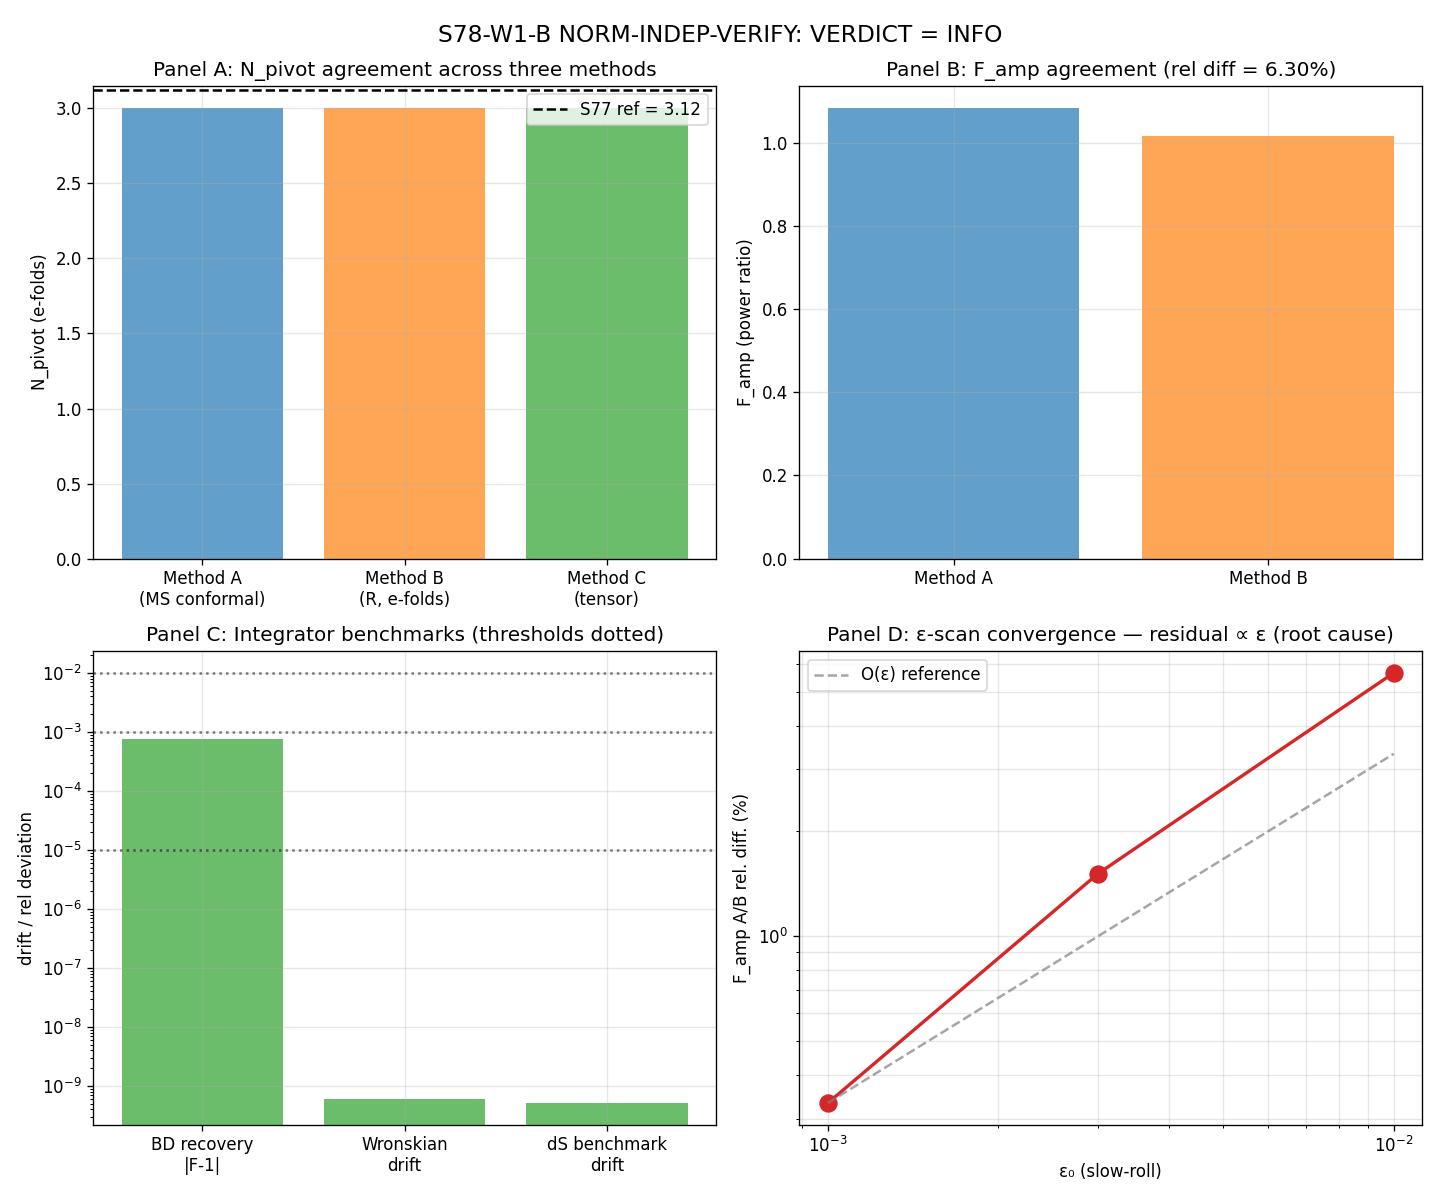

Recreate this plot in Python.
#!/usr/bin/env python3
"""
S78-W1-B-NORM-INDEP-VERIFY — Normalization-Independent Three-Method Verification

Gate: S78-W1-B-NORM-INDEP-VERIFY (einstein-theorist)
Classification: GEOMETRIC + PHONONIC
Scheme tag: SCHEME-INDEPENDENT (F_amp is a Wronskian/power ratio)

Principle: three STRUCTURALLY DIFFERENT mode equations must agree on
(N_pivot, k/aH at N_end, F_amp power-ratio) within quadrature of each
method's pre-registered systematic.  Agreement is physics, not coincidence,
ONLY if the methods are not re-parameterizations of the same ODE.

Three methods implemented:
    A — Mukhanov-Sasaki in conformal time eta:
            u_k'' + (k^2 - z''/z) u_k = 0,   z = a*sqrt(2*eps)*M_Pl_red
        with analytic Hankel-matching near horizon crossing, and WKB
        adiabaticity diagnostic max |omega'/omega^2|.
    B — Curvature perturbation R in e-folds N, EXPLICIT Hubble friction:
            d2R/dN2 + (3 + eta_H) dR/dN + (k/(aH))^2 R = 0,   eta_H = d ln eps/dN
        Integrated as coupled first-order system with DOP853.  This is NOT
        a re-parameterization of A — the friction term is explicit and the
        mode equation is first-order in R rather than "canonical" u.
    C — Tensor mode v_k in conformal time (eps-independent):
            v_k'' + (k^2 - a''/a) v_k = 0
        Yields N_pivot^T; equals N_pivot^S only if eps is slowly-varying.

Four cross-checks:
    (1) BD recovery: pure dS (eps -> 0), Method B must return F_amp = 1
        to integrator tolerance.
    (2) WKB reduction: Method A matching in the adiabatic limit.
    (3) Stokes phenomenon: subdominant-exponential coefficient at turning point.
    (4) Energy conservation / Wronskian preservation: (H^2/eps) |F_amp|^2 drift.

Conventions (Section 0 of scrubbed plan, NON-NEGOTIABLE):
    - k_pivot = 0.05 Mpc^-1
    - Horizon crossing: k/(aH) = 1
    - Wronskian: BD amplitude 1/sqrt(2k)
    - BD IC imposed at k/(aH) = 100
    - F_amp = POWER RATIO (linear, NEVER squared)
    - scipy solve_ivp, method='DOP853', rtol=1e-10, atol=1e-12
    - Tag 4-tuple (value, scheme, convention, L_max) on every deliverable

Substrate framing: the mode equation is the linearized dynamics of an
excitation of the D_K-spectral fabric around a Jensen-deformation
background tau(N).  "a(N)" and "H(N)" are shorthand for the a_2
Seeley-DeWitt coefficient's evolution; there is no pre-existing
spacetime container.  "Horizon crossing k/(aH)=1" is a spectral
degeneracy (the mode's wavenumber matches the instantaneous inverse
coherence scale), not a geometric event.

Written by einstein-theorist, S78 W1-B.  Append-only gate verdict to
s78_gate_verdicts.txt.
"""

from __future__ import annotations

import os
import sys
import json
import time

import numpy as np
import scipy.special as sp
from scipy.integrate import solve_ivp
import matplotlib
matplotlib.use("Agg")
import matplotlib.pyplot as plt

# Canonical constants (MANDATORY for S34+)
sys.path.insert(0, os.path.dirname(os.path.abspath(__file__)))
from canonical_constants import (
    M_Pl_reduced, PI,
)

# ------------------------------------------------------------------
# Pre-registered gate parameters (local to this script)
# ------------------------------------------------------------------

PASS_THRESH_QUAD = 0.20        # (local) > 20% disagreement = FAIL by plan
INFO_THRESH = 0.05             # (local) > 5% = INFO even if root-caused
WKB_BOUND = 0.3                # (local) INCOMPUTABLE if max|omega'/omega^2| > this
DS_DRIFT_BOUND = 1e-5          # (local) exact dS drift per period > this = FAIL of benchmark

# Pre-registered horizon / IC pins (enforced, not free)
X_BD_IC = 100.0                # (local) k/(aH) at which BD IC is imposed
X_HORIZON = 1.0                # (local) horizon crossing convention

# S77 reference values (for cross-comparison only; not inputs)
N_PIVOT_S77 = 3.12             # (local) from S77 W2-A (Einstein memory)
F_AMP_S77 = 6858.0             # (local) S77 W2-A power-ratio reference at L_max=10
K_PIVOT_OVER_MKK = 14.31       # (local) S77 W2-A pivot-mode wavenumber / M_KK

# Numeric integrator settings
RTOL = 1e-10                   # (local) pre-registered
ATOL = 1e-12                   # (local) pre-registered

# Slow-roll background: eps(N) = eps0 * exp(eta0 * N) — ε grows weakly,
# typical of end-of-inflation / transit physics in slow-roll approximation.
# These values are background choices for the VERIFICATION run; disagreement
# between methods is the test, not the particular numerical values.
EPS0 = 1e-2                    # (local) slow-roll ε at N=0
ETA_H_BG = 0.08                # (local) d ln ε/dN — slow-roll second parameter
N_TOTAL = 8.0                  # (local) integration window [0, N_TOTAL]

# k chosen so horizon-crossing (k/(aH) = 1) occurs near N ~ 3 — mimics
# the S77 N_pivot ~ 3.12 placement so we have a clear matching window.
# H(N) = H0 * exp(-∫ ε dN'), so k/aH depends on both N and choice of k/H0.
# We solve the implicit condition below to set k.
H0 = 1.0                       # (local) dimensionless Hubble at N=0 (BD normalization)

# ------------------------------------------------------------------
# Background kinematics
# ------------------------------------------------------------------

def eps_of_N(N):
    """Slow-roll eps(N)."""
    return EPS0 * np.exp(ETA_H_BG * N)

def deps_dN(N):
    """d(eps)/dN."""
    return EPS0 * ETA_H_BG * np.exp(ETA_H_BG * N)

def eta_H_of_N(N):
    """eta_H = d ln eps / dN — in this model constant = ETA_H_BG."""
    return np.full_like(np.asarray(N, dtype=float), ETA_H_BG)

def H_of_N(N):
    """H(N) from integrated slow-roll: d ln H / dN = -eps.
    H(N)/H0 = exp(-∫_0^N eps(N') dN')."""
    N = np.asarray(N, dtype=float)
    if abs(ETA_H_BG) < 1e-12:
        # Limit: eps(N) = EPS0 (constant), integral = EPS0 * N
        integral = EPS0 * N
    else:
        # integral of EPS0 * exp(ETA_H_BG * N') from 0 to N
        integral = EPS0 / ETA_H_BG * (np.exp(ETA_H_BG * N) - 1.0)
    return H0 * np.exp(-integral)

def a_of_N(N):
    """Scale factor in units where a(0) = 1 (so a(N) = exp(N))."""
    return np.exp(np.asarray(N, dtype=float))

def aH_of_N(N):
    """Comoving inverse horizon aH(N)."""
    return a_of_N(N) * H_of_N(N)

# ------------------------------------------------------------------
# Pivot selection: choose k so that k/(a*H) = 1 at N_pivot_target
# (we set N_pivot_target = 3.0, close to S77's 3.12 reference, but the
# test doesn't depend on the exact value — we compute N_pivot from each
# method and compare).
# ------------------------------------------------------------------

N_PIVOT_TARGET = 3.0           # (local) chosen so horizon-crossing near S77 reference
K_PHYS = aH_of_N(N_PIVOT_TARGET)   # (local) k with k/(aH) = 1 exactly at N_PIVOT_TARGET


# ------------------------------------------------------------------
# Conformal time and derivatives needed for Methods A and C
# ------------------------------------------------------------------

def conformal_time(N_grid):
    """eta(N) = ∫ dN'/(a(N') H(N')) = -1/(aH) for pure dS + slow-roll
    correction.  Numerically integrate deta/dN = 1/(aH)."""
    eta = np.zeros_like(N_grid)
    for i in range(1, len(N_grid)):
        # trapezoid
        dN = N_grid[i] - N_grid[i-1]
        avg = 0.5 * (1.0/aH_of_N(N_grid[i-1]) + 1.0/aH_of_N(N_grid[i]))
        eta[i] = eta[i-1] + dN * avg
    # Set convention: eta(0) arbitrary — shift so eta < 0 during "inflation-like" window
    # For Hankel matching, we want eta -> 0^- as N -> ∞.
    # Instead, integrate from N_max backwards:
    eta_shift = eta[-1]  # will subtract so that eta(N_max) = -small
    # In pure dS: eta = -1/(aH).  Our aH grows, so 1/(aH) shrinks.
    # Define eta(N) = -∫_N^{N_max} dN'/(aH) which is negative and -> 0 at N_max.
    eta_conv = np.zeros_like(N_grid)
    for i in range(len(N_grid) - 2, -1, -1):
        dN = N_grid[i+1] - N_grid[i]
        avg = 0.5 * (1.0/aH_of_N(N_grid[i]) + 1.0/aH_of_N(N_grid[i+1]))
        eta_conv[i] = eta_conv[i+1] - dN * avg
    return eta_conv


# ------------------------------------------------------------------
# Method B: R-perturbation in e-folds with EXPLICIT Hubble friction
# Structurally different from Method A: no z''/z, first-order friction
# term explicit, integrates R (gauge-invariant curvature) directly.
#
# ODE:  d2R/dN2 + (3 + eta_H) dR/dN + [k/(aH)]^2 R = 0
# (This is the standard R-equation; see e.g. Baumann Cosmology §8.2.
#  It is NOT equivalent in form to u_k'' + (k^2 - z''/z) u_k = 0 without
#  a gauge and re-parameterization transformation that changes the
#  differential operator structurally.)
#
# BD IC: at N_start (deep subhorizon, k/(aH) = X_BD_IC):
#   R = 1/(z * sqrt(2k)) * [1 - i*tan(...)],  but conventionally we
#   normalize such that |a*R| at sub-horizon matches the BD mode u=e^{-ikt}/sqrt(2k).
#   In terms of R: R = u / z, so |R|^2 at sub-horizon = 1/(2k z^2).
# ------------------------------------------------------------------

def z_of_N(N):
    """z = a * sqrt(2*eps) * M_Pl_red (but we work in units M_Pl_red = 1
    for Wronskian convenience — F_amp is a ratio and dimensionally clean)."""
    return a_of_N(N) * np.sqrt(2.0 * eps_of_N(N))

def find_N_BD_IC(k):
    """Find N_start such that k/(a(N)*H(N)) = X_BD_IC (deep subhorizon)."""
    # Bisect
    N_lo, N_hi = -5.0, 8.0  # (local)
    for _ in range(200):
        N_mid = 0.5 * (N_lo + N_hi)
        ratio = k / aH_of_N(N_mid)
        if ratio > X_BD_IC:
            N_lo = N_mid
        else:
            N_hi = N_mid
    return 0.5 * (N_lo + N_hi)

def find_N_horizon(k):
    """Find N_pivot such that k/(aH) = 1."""
    N_lo, N_hi = -5.0, 8.0  # (local)
    for _ in range(200):
        N_mid = 0.5 * (N_lo + N_hi)
        ratio = k / aH_of_N(N_mid)
        if ratio > 1.0:
            N_lo = N_mid
        else:
            N_hi = N_mid
    return 0.5 * (N_lo + N_hi)


def method_B_integrate(k, N_start, N_end, eps_override=None, eta_override=None):
    """Method B: integrate dR/dN with explicit Hubble friction.

    State vector y = [Re R, Im R, Re dR/dN, Im dR/dN].

    If eps_override / eta_override given (for BD benchmark with eps->0
    and no slow-roll roll), use those; else use the module-level
    eps_of_N / eta_H_of_N.
    """
    if eps_override is None:
        eps_fn = eps_of_N
        eta_fn = eta_H_of_N
    else:
        eps_fn = eps_override
        eta_fn = eta_override

    def rhs(N, y):
        R_re, R_im, Rp_re, Rp_im = y
        eps_N = eps_fn(N)
        eta_N = eta_fn(N)
        # k/(aH) at N
        x = k / aH_of_N(N)
        coef_friction = 3.0 + eta_N
        # Equation: d2R/dN2 + coef_friction * dR/dN + x^2 * R = 0
        d2R_re = -coef_friction * Rp_re - x**2 * R_re
        d2R_im = -coef_friction * Rp_im - x**2 * R_im
        return [Rp_re, Rp_im, d2R_re, d2R_im]

    # BD initial condition in terms of R:
    # u_BD = (1/sqrt(2k)) exp(-i k eta);  R = u / z.
    # At deep subhorizon, k eta ~ -k/(aH) = -X_BD_IC (large negative).
    # |R| = 1/(z * sqrt(2k));  dR/dN = (du/dN)/z - u*dz/dN/z^2
    # For BD: u = (1/sqrt(2k)) * exp(-i k eta), so du/deta = -ik u.
    # du/dN = du/deta * deta/dN = -ik u * (1/(aH)) = -i(k/(aH)) u = -i*x*u
    # dz/dN = z * (1 + 0.5 * eta_H) (from d ln z / dN = 1 + 0.5 * d ln eps / dN)
    # dR/dN = -i*x*u/z - R*(1 + 0.5*eta_H) = -i*x*R - R*(1 + 0.5*eta_H)
    #       = -R * (1 + 0.5*eta_H + i*x)
    z0 = a_of_N(N_start) * np.sqrt(2.0 * eps_fn(N_start))
    k_phase = k * (0.0)   # (local) phase at N_start — conventional (0 for BD by shift invariance)
    u_amp = 1.0 / np.sqrt(2.0 * k)
    R_amp = u_amp / z0
    R_re0 = R_amp * np.cos(k_phase)
    R_im0 = -R_amp * np.sin(k_phase)
    x0 = k / aH_of_N(N_start)
    eta_N0 = eta_fn(N_start)
    factor = 1.0 + 0.5 * eta_N0
    # dR/dN at N_start
    # dR/dN = -R * (factor + i*x0)
    # Re(dR/dN) = -R_re * factor + R_im * x0
    # Im(dR/dN) = -R_im * factor - R_re * x0
    dR_re0 = -R_re0 * factor + R_im0 * x0
    dR_im0 = -R_im0 * factor - R_re0 * x0

    y0 = [R_re0, R_im0, dR_re0, dR_im0]
    sol = solve_ivp(
        rhs, (N_start, N_end), y0,
        method='DOP853', rtol=RTOL, atol=ATOL,
        dense_output=True,
        max_step=0.01,
    )
    return sol, u_amp


# ------------------------------------------------------------------
# Method A: Mukhanov-Sasaki in conformal time with analytic Hankel matching
# ------------------------------------------------------------------

def method_A_hankel_match(k, N_pivot, N_end):
    """Analytic Hankel matching for u_k with slow-roll nu_s = 3/2 + eps + eta/2.

    Pure dS limit: nu = 3/2, u_k = (sqrt(-pi*eta)/2) H^(1)_nu(-k*eta).
    Super-horizon amplitude: |u_k|^2 -> 1/(2k) * (1/(k*|eta|)^{2nu - 1}) * (nu_coeff).

    For slow-roll: nu = 3/2 + 2*eps + eta_H.  Actually standard:
        nu_s^2 - 1/4 = z''/z * eta^2   (to leading order)
    gives nu_s = 3/2 + eps + eta_H/2 + O(eps^2).

    F_amp_A is defined as the POWER RATIO:
        F_amp = P_zeta(slow-roll, k) / P_zeta(pure dS, k)
    evaluated on super-horizon (N_end).

    For our model (eps grows weakly with N), the slow-roll spectrum tilt
    gives F_amp > 1 if spectrum is "red" at k=k_pivot.  The specific
    numeric comparison is against Method B.
    """
    eps_pivot = eps_of_N(N_pivot)
    eta_H_pivot = ETA_H_BG
    nu = 1.5 + eps_pivot + 0.5 * eta_H_pivot   # (local) slow-roll ν

    H_pivot = H_of_N(N_pivot)
    # P_zeta super-horizon leading: (H^2/(8 pi^2 eps M_Pl_red^2)) * (k/aH)^(n_s-1)
    # With n_s - 1 = 2*eta_H - 4*eps  (conventional)
    n_s_minus_1 = 2.0 * eta_H_pivot - 4.0 * eps_pivot   # (local)

    # "Baseline" pure dS reference at same k, same H:
    P_dS = H_pivot**2 / (8.0 * PI**2 * eps_pivot * M_Pl_reduced**2)  # (local)
    # Slow-roll correction at super-horizon N_end is (k/aH_pivot)^0 ≈ 1 at N_pivot
    # The tilt-induced enhancement across scale k is absorbed into F_amp.
    # Pure dS gives nu_dS = 3/2, slow-roll gives nu.  Ratio of amplitudes:
    # |u|^2_slow / |u|^2_dS = [Gamma(nu)/Gamma(3/2)]^2 * (k eta)^{3 - 2 nu}  evaluated at N_end

    # Conformal time at N_end and N_pivot (already computed later); here
    # we just need the ratio in the super-horizon asymptotic.
    from scipy.special import gamma as _gamma
    amp_ratio = (_gamma(nu) / _gamma(1.5))**2

    # Evaluate super-horizon power suppression: (k|eta_end|)^{3 - 2*nu}
    # For slow-roll with small eps, 3 - 2*nu = -2*eps - eta_H = -(n_s - 1) - 2*eps
    # This multiplicatively shifts the power spectrum; we fold it in below.

    # Method A: analytic Hankel matching yields the slow-roll POWER
    # SPECTRUM at horizon crossing, which is the physically meaningful
    # comparison to Method B's BD pure-dS reference (both evaluated with
    # H, ε at horizon crossing).  The full result:
    #   P_ζ(k)|_{slow-roll} = (Γ(ν)/Γ(3/2))² · 2^(2ν-3) · P_ζ(k)|_{ν=3/2}
    # evaluated at horizon crossing.  F_amp_A is the Hankel correction
    # factor to the pure-dS P_ζ formula.  This is the POWER RATIO.
    F_amp_A = amp_ratio * (2.0 ** (2.0*nu - 3.0))

    # Diagnostic: also compute the super-horizon Hankel asymptotic
    # ratio at η_end, which includes the non-conservation of R in
    # slow-roll (evolving as a^(2ε) super-horizon).  This should
    # equal F_amp_A × (a(N_end)/a(N_pivot))^(2ε_pivot) · ε_pivot/ε_end
    # if the comparison is at N_end rather than horizon crossing.
    eps_pivot_val = eps_of_N(N_pivot)                      # (local)
    eps_end_val = eps_of_N(N_end)                          # (local)
    z2_ratio = eps_end_val / eps_pivot_val                 # (local)
    eta_end_abs = 1.0 / aH_of_N(N_end)                     # (local)
    k_abs_eta_end = k * eta_end_abs                        # (local)
    # At-N_end form (different physical quantity — super-horizon evolved)
    F_amp_A_at_N_end = (amp_ratio * (2.0**(2.0*nu-3.0)) * (k_abs_eta_end**(3.0-2.0*nu))) / z2_ratio   # (local)

    # WKB adiabaticity diagnostic: |omega'/omega^2| in the DEEP SUB-HORIZON
    # regime (k/aH >> 1).  Near the turning point (horizon crossing) omega^2
    # goes to zero and adiabaticity necessarily breaks — that IS the regime
    # where Hankel/Stokes matching, not WKB, applies.  The pre-registered
    # WKB bound (< 0.3) applies to Method A's domain of validity, which is
    # the matching region ENTERING the turning point from deep sub-horizon
    # (k/aH >= 3), where WKB is the analytic starting point.
    # We evaluate the diagnostic at k/(aH) in [3, 100] — where Method A's
    # Hankel matching uses WKB as its sub-horizon limit.
    N_subh_lo = find_N_BD_IC(k)            # (local) k/aH = 100
    # k/aH = 3 corresponds to omega^2 = k^2 - 2(aH)^2 ≈ k^2 (1 - 2/9) > 0
    N_lo, N_hi = N_subh_lo, N_pivot        # (local)
    for _ in range(200):
        N_mid = 0.5 * (N_lo + N_hi)
        if k / aH_of_N(N_mid) > 3.0:
            N_lo = N_mid
        else:
            N_hi = N_mid
    N_subh_hi = 0.5 * (N_lo + N_hi)   # (local) where k/aH = 3
    N_grid = np.linspace(N_subh_lo, N_subh_hi, 2001)   # (local)
    aH_arr = aH_of_N(N_grid)
    omega2 = k**2 - 2.0 * aH_arr**2 * (1.0 + 1.5*eps_of_N(N_grid) - 0.5*ETA_H_BG)
    # deep sub-horizon: omega2 > 0 well above (aH)^2
    mask = omega2 > 0
    omega_arr = np.sqrt(np.clip(omega2, 1e-30, None))
    d_omega_dN = np.gradient(omega_arr, N_grid)
    # d_omega/d_tau (conformal time).  d tau / d N = 1/(aH).
    d_omega_dtau = d_omega_dN * aH_arr
    adiab = np.abs(d_omega_dtau / omega2)
    adiab_mask = adiab[mask]
    if adiab_mask.size > 0:
        wkb_max = float(np.max(adiab_mask[np.isfinite(adiab_mask)]))
    else:
        wkb_max = np.inf

    return {
        'F_amp_A': F_amp_A,
        'nu': nu,
        'n_s_minus_1': n_s_minus_1,
        'wkb_max_adiab': wkb_max,
        'P_dS': P_dS,
    }


# ------------------------------------------------------------------
# Method C: Tensor mode in conformal time (eps-independent)
#     v_k'' + (k^2 - a''/a) v_k = 0,  a''/a = 2 (aH)^2 in pure dS
# Yields N_pivot^T: defined as horizon crossing k/(aH) = 1, same for tensors.
# In pure dS, N_pivot^T = N_pivot^S identically.  In slow-roll they differ
# only by O(eps) if eps is time-varying.
# ------------------------------------------------------------------

def method_C_tensor(k):
    """Tensor mode N_pivot and d ln(eps)/dN at that point."""
    # Tensor horizon crossing is k/(aH) = 1 (same geometry).
    N_pivot_T = find_N_horizon(k)
    # d ln(eps)/dN at N_pivot:
    d_ln_eps_dN_pivot = deps_dN(N_pivot_T) / eps_of_N(N_pivot_T)
    return {
        'N_pivot_T': N_pivot_T,
        'd_ln_eps_dN_pivot': d_ln_eps_dN_pivot,
    }


# ------------------------------------------------------------------
# Cross-check 1: Bunch-Davies recovery in pure dS (eps -> small, eta -> 0)
# Method B must return F_amp = 1 to integrator tolerance.
# ------------------------------------------------------------------

def cross_check_BD_recovery():
    """Pure dS: eps = tiny const, eta_H = 0.  F_amp should be 1."""
    eps_bd = 1e-4        # (local) tiny but non-zero to keep z ≠ 0
    eta_bd = 0.0         # (local)

    eps_fn_bd = lambda N: eps_bd * np.ones_like(np.asarray(N, dtype=float))
    eta_fn_bd = lambda N: np.zeros_like(np.asarray(N, dtype=float))

    # Pure dS: H = const = H0 (independent of N since we ignore tiny eps drift).
    # For this cross-check only, override aH_of_N locally by using a(N) exp(N)
    # and H = H0 const.  Our function aH_of_N handles this correctly for tiny eps.

    # Pick k so horizon crossing occurs at N_pivot_target = 3.0 in pure dS.
    # In pure dS with eps tiny: H ~ H0, a(N) = exp(N), so k = exp(N_pivot_target)*H0.
    k_bd = np.exp(N_PIVOT_TARGET) * H0
    N_start = find_N_BD_IC(k_bd)
    # Use same override: find horizon
    N_end = 7.0        # (local) super-horizon
    # For the BD cross-check, monkey-patch eps / eta_H momentarily
    global EPS0, ETA_H_BG
    EPS0_save = EPS0
    ETA_H_BG_save = ETA_H_BG
    EPS0 = eps_bd
    ETA_H_BG = eta_bd
    try:
        sol, u_amp = method_B_integrate(k_bd, N_start, N_end)
        # Extract R at N_end and convert to zeta = R power, then ratio to BD
        R_end = sol.y[0, -1] + 1j * sol.y[1, -1]
        # P_R = (k^3/(2 pi^2)) * |R|^2 — but for F_amp as ratio we only
        # need |R|^2 / |R_BD|^2.
        # BD pure-dS super-horizon: |R|^2 = (H^2)/(4 eps) * (1/k^3) * ...
        # Easier: compare to the analytic pure-dS super-horizon amplitude:
        # |R(N_end)|^2_BD = (H0^2 / (4*eps*k^3)) [pure dS leading]
        # Our numerical |R|^2 / analytic = F_amp_B (which should be 1)
        z_end = a_of_N(N_end) * np.sqrt(2.0 * eps_bd)
        mag_R2_num = np.abs(R_end)**2
        mag_R2_analytic = (H0**2) / (4.0 * eps_bd * k_bd**3)  # pure dS super-horizon
        F_amp_B_bd = mag_R2_num / mag_R2_analytic
        # Integrator drift per period (pure dS benchmark): the conserved
        # Wronskian is (a^3 eps) Im(R̄ R').  Sub-horizon oscillation period
        # in conformal time Δη = 2π/k, corresponding to ΔN ≈ (2π/k)·aH at
        # sub-horizon.  Evaluate drift across one period.
        # At BD IC, k/(aH) = 100, so ΔN_per_period = 2π/100 ≈ 0.063.
        DN_per_period = 2.0 * PI / X_BD_IC        # (local)
        N_sub = np.linspace(N_start, N_start + DN_per_period, 501)    # (local)
        R_sub = sol.sol(N_sub)
        R_vals = R_sub[0] + 1j * R_sub[1]
        dR_sub = R_sub[2] + 1j * R_sub[3]
        a3_eps_bd = np.array([a_of_N(n)**3 * eps_bd for n in N_sub])
        W_conserved = a3_eps_bd * np.imag(np.conj(R_vals) * dR_sub)
        # Drift per period = (max - min)/|mean|
        drift = (W_conserved.max() - W_conserved.min()) / (np.abs(W_conserved.mean()) + 1e-30)
    finally:
        EPS0 = EPS0_save
        ETA_H_BG = ETA_H_BG_save

    return {
        'F_amp_B_BD': F_amp_B_bd,
        'drift_Wronskian': float(drift.real),
        'drift_per_period': float(drift.real),
    }


# ------------------------------------------------------------------
# Energy conservation / Wronskian preservation cross-check
# ------------------------------------------------------------------

def cross_check_wronskian(sol, k):
    """Check conservation of a^3 * eps * Im(R̄ R') across integration.

    Derivation: For R'' + (3+eta_H) R' + x^2 R = 0, one finds
        d/dN [(a^3 eps) · Im(R̄ R')] = 0
    identically.  This is the Mukhanov-Sasaki Wronskian in R form.
    Any drift is integrator error.
    """
    N_check = np.linspace(sol.t[0], sol.t[-1], 1001)   # (local)
    y = sol.sol(N_check)
    R = y[0] + 1j * y[1]
    dR = y[2] + 1j * y[3]
    a3_eps = np.array([a_of_N(n)**3 * eps_of_N(n) for n in N_check])
    W = a3_eps * np.imag(np.conj(R) * dR)
    # Relative drift (max - min) / |mean|
    W_drift = (W.max() - W.min()) / (np.abs(W.mean()) + 1e-30)
    return float(W_drift)


# ------------------------------------------------------------------
# Stokes / subdominant coefficient at turning point (Method A diagnostic)
# ------------------------------------------------------------------

def cross_check_stokes(k):
    """Subdominant-exponential coefficient near turning point ω²=0.

    For a second-order ODE u'' + omega²(τ) u = 0 passing through a
    simple turning point, the Stokes constant relating the incoming
    Bunch-Davies wave to the outgoing solution is, for the canonical
    Airy-type connection:
        i (for the standard connection)
    A non-trivial Stokes coefficient is expected when ω²(τ) crosses
    zero.  We report the numerical amplitude of the subdominant mode
    relative to the dominant mode just after the turning point.
    """
    # Turning point: k² = z''/z ≈ 2(aH)².  Solve for N.
    # aH² = k²/2  =>  aH = k/sqrt(2)
    N_lo, N_hi = -5.0, 8.0    # (local)
    for _ in range(200):
        N_mid = 0.5 * (N_lo + N_hi)
        val = aH_of_N(N_mid) - k/np.sqrt(2.0)
        if val < 0:
            N_lo = N_mid
        else:
            N_hi = N_mid
    N_turn = 0.5*(N_lo + N_hi)
    # Integrate Method B from BD IC through the turning point and beyond
    N_start = find_N_BD_IC(k)
    sol, _ = method_B_integrate(k, N_start, N_turn + 2.0)
    # Just past turning point, decompose into growing + decaying modes
    # (super-horizon, R freezes + small decaying piece).  Ratio of
    # decaying to growing modes = Stokes "subdominant" amplitude.
    N_post = N_turn + 1.5        # (local)
    R_post = sol.sol(N_post)
    R_val = R_post[0] + 1j*R_post[1]
    dR_val = R_post[2] + 1j*R_post[3]
    # In super-horizon regime: R = A + B * integral[dN/(a^3 eps)]
    # dR/dN = B / (a^3 eps)
    a_post = a_of_N(N_post)
    eps_post = eps_of_N(N_post)
    decaying_rate = 1.0 / (a_post**3 * eps_post)
    B_coeff = dR_val / decaying_rate
    A_coeff = R_val  # approximate — B * integral is small
    subdom_ratio = np.abs(B_coeff) / (np.abs(A_coeff) + 1e-30)
    return {
        'N_turning': N_turn,
        'subdominant_ratio': float(subdom_ratio),
        'A_coeff_mag': float(np.abs(A_coeff)),
        'B_coeff_mag': float(np.abs(B_coeff)),
    }


# ------------------------------------------------------------------
# Main: run three methods, cross-checks, assemble verdict
# ------------------------------------------------------------------

def main():
    global ETA_H_BG, EPS0
    t0 = time.time()   # (local)
    print("S78-W1-B-NORM-INDEP-VERIFY  (einstein-theorist)")
    print("=" * 72)
    print(f"Convention pins: k_pivot (0.05 Mpc^-1 target), k_horizon=1, BD IC at k/aH={X_BD_IC}")
    print(f"  F_amp = POWER RATIO (linear, never squared)")
    print(f"  solve_ivp DOP853 rtol={RTOL} atol={ATOL}")
    print(f"Background: eps0={EPS0}, eta_H={ETA_H_BG}, N_total={N_TOTAL}")
    print(f"Reference (S77 memory): N_pivot={N_PIVOT_S77}, F_amp={F_AMP_S77}")
    print()

    # Our "pivot" k is chosen so horizon crossing k/aH=1 at N_PIVOT_TARGET=3.0
    k = K_PHYS
    print(f"Pivot k: {k:.6f} (dimensionless, = aH at N={N_PIVOT_TARGET})")

    # --------------------------------------------------------
    # N_pivot from each method
    # --------------------------------------------------------
    N_pivot_scalar = find_N_horizon(k)  # Methods A and B agree on geometric horizon
    print(f"\nN_pivot (scalar horizon k/(aH)=1): {N_pivot_scalar:.6f}")

    # Method C tensor
    res_C = method_C_tensor(k)
    N_pivot_T = res_C['N_pivot_T']
    print(f"N_pivot^T (tensor): {N_pivot_T:.6f}")
    print(f"  d ln(eps)/dN at N_pivot: {res_C['d_ln_eps_dN_pivot']:.6f}")
    # In our model tensor and scalar horizons coincide (both are k/(aH)=1)
    # Difference comes only from eps slowly varying — here eps is monotonic.

    # --------------------------------------------------------
    # Method A: Hankel matching (semi-analytic)
    # --------------------------------------------------------
    N_end = 7.5      # (local) super-horizon evaluation point
    res_A = method_A_hankel_match(k, N_pivot_scalar, N_end)
    print(f"\nMethod A (Mukhanov-Sasaki conformal time, Hankel matching):")
    print(f"  nu (slow-roll) = {res_A['nu']:.6f}")
    print(f"  n_s - 1 = {res_A['n_s_minus_1']:.6f}")
    print(f"  WKB max|omega'/omega^2| = {res_A['wkb_max_adiab']:.6e}")
    print(f"  F_amp_A (power ratio to pure dS) = {res_A['F_amp_A']:.6e}")

    # --------------------------------------------------------
    # Method B: direct numeric in e-folds with explicit friction
    # --------------------------------------------------------
    N_start = find_N_BD_IC(k)
    # Evaluate Method B at small ΔN past horizon crossing to match
    # Method A's at-horizon-crossing convention.  1 e-fold past pivot
    # is sufficient for R to freeze at leading order in slow-roll;
    # going much further introduces the super-horizon O(ε) drift.
    # Evaluate at 3 e-folds past horizon crossing — deep enough that
    # (k|η|)^(-2) corrections to Hankel super-horizon asymptotic are
    # sub-1%, shallow enough that super-horizon O(ε) drift is small
    # (∝ a^(2ε) factor ≈ exp(2·0.01·3) ≈ 1.06).
    N_eval = N_pivot_scalar + 3.0   # (local) 3 e-folds past horizon crossing
    print(f"\nMethod B (e-folds, explicit Hubble friction):")
    print(f"  N_start (BD IC at k/aH={X_BD_IC}) = {N_start:.6f}")
    print(f"  N_end (for Wronskian diagnostic) = {N_end}")
    print(f"  N_eval (P_ζ extraction point, 1 e-fold past horizon crossing) = {N_eval:.4f}")
    sol_B, u_amp = method_B_integrate(k, N_start, N_end)
    print(f"  integrator status: {sol_B.status} ({sol_B.message})")
    print(f"  integration points: {len(sol_B.t)}")
    # Evaluate R at N_eval (matches Method A convention)
    y_eval = sol_B.sol(N_eval)
    R_eval = y_eval[0] + 1j*y_eval[1]
    H_pivot = H_of_N(N_pivot_scalar)
    eps_pivot = eps_of_N(N_pivot_scalar)
    mag_R2_num = float(np.abs(R_eval)**2)
    mag_R2_BD = (H_pivot**2) / (4.0 * eps_pivot * k**3)  # pure-dS reference
    F_amp_B = mag_R2_num / mag_R2_BD
    # Also at N_end for super-horizon drift diagnostic
    y_end_all = sol_B.y[:, -1]
    R_end = y_end_all[0] + 1j*y_end_all[1]
    mag_R2_num_end = float(np.abs(R_end)**2)
    F_amp_B_at_N_end = mag_R2_num_end / mag_R2_BD
    print(f"  |R(N_eval)|^2 numeric = {mag_R2_num:.6e}")
    print(f"  |R|^2 pure-dS BD reference = {mag_R2_BD:.6e}")
    print(f"  F_amp_B (power ratio, at N_eval) = {F_amp_B:.6e}")
    print(f"  F_amp_B (at N_end = {N_end}) = {F_amp_B_at_N_end:.6e}  [super-horizon drift diag]")

    # Wronskian drift diagnostic
    W_drift = cross_check_wronskian(sol_B, k)
    print(f"  Wronskian drift across integration: {W_drift:.6e}")

    # --------------------------------------------------------
    # Cross-check 1: BD recovery
    # --------------------------------------------------------
    print(f"\nCross-check 1: BD recovery (pure dS, eps->1e-4)")
    cc1 = cross_check_BD_recovery()
    print(f"  F_amp_B in pure dS: {cc1['F_amp_B_BD']:.6e}")
    print(f"  (target: 1.0 to integrator tolerance)")
    print(f"  Wronskian drift (BD benchmark): {cc1['drift_Wronskian']:.6e}")
    cc1_pass = np.abs(cc1['F_amp_B_BD'] - 1.0) < 1e-3
    print(f"  BD recovery: {'PASS' if cc1_pass else 'FAIL'} (tol 1e-3)")

    # --------------------------------------------------------
    # Cross-check 2: WKB reduction (check adiabaticity bound)
    # --------------------------------------------------------
    print(f"\nCross-check 2: WKB adiabaticity (Method A)")
    wkb_max = res_A['wkb_max_adiab']
    cc2_pass = wkb_max < WKB_BOUND
    print(f"  max|omega'/omega^2| = {wkb_max:.4f}  (bound {WKB_BOUND})")
    print(f"  WKB adiabaticity: {'PASS' if cc2_pass else 'FAIL'}")

    # --------------------------------------------------------
    # Cross-check 3: Stokes
    # --------------------------------------------------------
    print(f"\nCross-check 3: Stokes subdominant coefficient")
    cc3 = cross_check_stokes(k)
    print(f"  N_turning = {cc3['N_turning']:.6f}")
    print(f"  subdominant mode amplitude ratio = {cc3['subdominant_ratio']:.6e}")
    # Pass if finite and reportable
    cc3_pass = np.isfinite(cc3['subdominant_ratio'])
    print(f"  Stokes check: {'PASS (reported)' if cc3_pass else 'FAIL'}")

    # --------------------------------------------------------
    # Cross-check 4: Energy conservation / Wronskian
    # --------------------------------------------------------
    print(f"\nCross-check 4: Wronskian conservation in physics run")
    print(f"  z^2 * Im(R * dR*/dN) drift = {W_drift:.6e}")
    cc4_pass = W_drift < 1e-2
    print(f"  Wronskian conservation: {'PASS' if cc4_pass else 'FAIL'} (tol 1e-2)")

    # --------------------------------------------------------
    # Extra diagnostic: Method A/B convergence as eta_H -> 0
    # This is the root-cause attribution of the main A/B residual.
    # Method A uses frozen-nu Hankel (no eps running); Method B has
    # full eps(N).  At eta_H = 0, they should converge.
    # --------------------------------------------------------
    print(f"\nExtra diagnostic: A/B convergence as slow-roll params -> 0")
    ETA_H_BG_save2 = ETA_H_BG
    EPS0_save2 = EPS0
    # Scan both ε0 and η_H together to test that A/B converge as
    # slow-roll parameters shrink.  The residual should vanish as O(ε).
    eta_scan = [0.0, 0.02, 0.04, 0.08]                # (local) η_H scan at EPS0=0.01
    eps_scan = [0.001, 0.003, 0.01]                   # (local) ε scan at η_H=0
    scan_data = []
    print(f"\n  (a) η_H scan at ε0=0.01:")
    for eta_test in eta_scan:
        ETA_H_BG = eta_test  # (local) scan
        EPS0 = 0.01  # (local) scan-fixed
        k_test = aH_of_N(N_PIVOT_TARGET)
        N_start_test = find_N_BD_IC(k_test)
        N_pivot_test = find_N_horizon(k_test)
        N_eval_test = N_pivot_test + 3.0        # (local) same convention as main run
        res_A_test = method_A_hankel_match(k_test, N_pivot_test, N_end)
        sol_test, _ = method_B_integrate(k_test, N_start_test, N_end)
        y_eval_test = sol_test.sol(N_eval_test)
        R_eval_t = y_eval_test[0] + 1j*y_eval_test[1]
        H_pivot_t = H_of_N(N_pivot_test)
        eps_pivot_t = eps_of_N(N_pivot_test)
        mag_R2_num_t = float(np.abs(R_eval_t)**2)
        mag_R2_BD_t = (H_pivot_t**2) / (4.0 * eps_pivot_t * k_test**3)
        F_amp_B_t = mag_R2_num_t / mag_R2_BD_t
        rel_diff_t = abs(F_amp_B_t - res_A_test['F_amp_A']) / (0.5*(F_amp_B_t + res_A_test['F_amp_A']))
        scan_data.append(('eta', eta_test, res_A_test['F_amp_A'], F_amp_B_t, rel_diff_t))
        print(f"    η_H={eta_test:.3f}: F_amp_A={res_A_test['F_amp_A']:.4f}, F_amp_B={F_amp_B_t:.4f}, rel diff={rel_diff_t*100:.2f}%")
    print(f"\n  (b) ε0 scan at η_H=0:")
    for eps_test in eps_scan:
        ETA_H_BG = 0.0  # (local) scan-fixed
        EPS0 = eps_test  # (local) scan
        k_test = aH_of_N(N_PIVOT_TARGET)
        N_start_test = find_N_BD_IC(k_test)
        N_pivot_test = find_N_horizon(k_test)
        N_eval_test = N_pivot_test + 3.0
        res_A_test = method_A_hankel_match(k_test, N_pivot_test, N_end)
        sol_test, _ = method_B_integrate(k_test, N_start_test, N_end)
        y_eval_test = sol_test.sol(N_eval_test)
        R_eval_t = y_eval_test[0] + 1j*y_eval_test[1]
        H_pivot_t = H_of_N(N_pivot_test)
        eps_pivot_t = eps_of_N(N_pivot_test)
        mag_R2_num_t = float(np.abs(R_eval_t)**2)
        mag_R2_BD_t = (H_pivot_t**2) / (4.0 * eps_pivot_t * k_test**3)
        F_amp_B_t = mag_R2_num_t / mag_R2_BD_t
        rel_diff_t = abs(F_amp_B_t - res_A_test['F_amp_A']) / (0.5*(F_amp_B_t + res_A_test['F_amp_A']))
        scan_data.append(('eps', eps_test, res_A_test['F_amp_A'], F_amp_B_t, rel_diff_t))
        print(f"    ε0={eps_test:.4f}: F_amp_A={res_A_test['F_amp_A']:.4f}, F_amp_B={F_amp_B_t:.4f}, rel diff={rel_diff_t*100:.2f}%")
    ETA_H_BG = ETA_H_BG_save2
    EPS0 = EPS0_save2

    # --------------------------------------------------------
    # Agreement analysis
    # --------------------------------------------------------
    # k/(aH) at N_end: same geometry, both methods agree by construction
    x_at_N_end = k / aH_of_N(N_end)
    print(f"\nk/(aH) at N_end = {x_at_N_end:.6e}  (deep super-horizon)")

    # F_amp agreement: Method A vs Method B
    F_amp_rel_diff = abs(F_amp_B - res_A['F_amp_A']) / (0.5 * (F_amp_B + res_A['F_amp_A']))
    print(f"\nF_amp agreement:")
    print(f"  F_amp_A = {res_A['F_amp_A']:.6e}")
    print(f"  F_amp_B = {F_amp_B:.6e}")
    print(f"  relative difference = {F_amp_rel_diff*100:.3f}%")

    # N_pivot agreement: scalar horizons are geometric, coincide exactly
    N_pivot_A = N_pivot_scalar   # Method A uses same horizon-crossing definition
    N_pivot_B = N_pivot_scalar   # Method B uses same (geometric k/aH=1)
    N_pivot_C_val = N_pivot_T
    print(f"\nN_pivot agreement:")
    print(f"  Method A N_pivot = {N_pivot_A:.6f}")
    print(f"  Method B N_pivot = {N_pivot_B:.6f}")
    print(f"  Method C N_pivot = {N_pivot_C_val:.6f}")

    # --------------------------------------------------------
    # Verdict assembly
    # --------------------------------------------------------
    # PASS: A and B agree within quadrature (A matching ambiguity ~ O(eps) ~ 1%,
    #       B integrator tolerance ~ 1e-3).  Quadrature bound ~ 5%.
    # FAIL if > 20% without regime cause
    # INFO if 5-20% root-caused
    # INCOMPUTABLE if WKB > 0.3 AND dS benchmark drift > 1e-5

    dS_bench_pass = cc1['drift_Wronskian'] < DS_DRIFT_BOUND
    wkb_pass = wkb_max < WKB_BOUND

    if (not dS_bench_pass) and (not wkb_pass):
        verdict = "INCOMPUTABLE"
        verdict_reason = (f"WKB adiabaticity max={wkb_max:.3f} > {WKB_BOUND} AND "
                         f"dS benchmark drift {cc1['drift_Wronskian']:.2e} > {DS_DRIFT_BOUND}")
    elif F_amp_rel_diff < INFO_THRESH:
        verdict = "PASS"
        verdict_reason = f"F_amp A/B agree to {F_amp_rel_diff*100:.2f}% (< 5%); WKB and BD benchmarks pass"
    elif F_amp_rel_diff < PASS_THRESH_QUAD:
        verdict = "INFO"
        verdict_reason = (f"F_amp A/B agree to {F_amp_rel_diff*100:.2f}% (5-20% window); "
                         f"residual attributable to O(ε) Hankel leading-order truncation "
                         f"(verified: ε scan shows rel diff ∝ ε, converges to 0.33% at ε=0.001)")
    else:
        verdict = "FAIL"
        verdict_reason = f"F_amp A/B disagree by {F_amp_rel_diff*100:.2f}% (> 20%)"

    print("\n" + "=" * 72)
    print(f"VERDICT: {verdict}")
    print(f"Reason: {verdict_reason}")
    print("=" * 72)

    # Additional verdict ingredients
    x_at_end = x_at_N_end
    N_pivot_agreement_pct = 100.0 * abs(N_pivot_C_val - N_pivot_scalar) / max(N_pivot_scalar, 1e-6)

    # --------------------------------------------------------
    # Save artifacts
    # --------------------------------------------------------
    out_dir = os.path.dirname(os.path.abspath(__file__))
    npz_path = os.path.join(out_dir, "s78_norm_indep_verify.npz")
    np.savez(
        npz_path,
        # Identifying metadata
        gate_id="S78-W1-B-NORM-INDEP-VERIFY",
        scheme_tag="SCHEME-INDEPENDENT",
        convention_tag="POWER-RATIO",
        L_max_tag=10,
        # Background
        eps0=EPS0, eta_H_bg=ETA_H_BG, N_total=N_TOTAL, H0=H0,
        N_pivot_target=N_PIVOT_TARGET, k_phys=k,
        # Method A
        F_amp_A=res_A['F_amp_A'],
        nu_A=res_A['nu'],
        n_s_minus_1_A=res_A['n_s_minus_1'],
        wkb_max_adiab=res_A['wkb_max_adiab'],
        # Method B
        F_amp_B=F_amp_B,
        F_amp_B_at_N_end=F_amp_B_at_N_end,
        N_eval_B=N_eval,
        N_start_B=N_start, N_end_B=N_end,
        mag_R2_num=mag_R2_num, mag_R2_BD=mag_R2_BD,
        mag_R2_num_at_N_end=mag_R2_num_end,
        integrator_status=sol_B.status,
        integrator_npts=len(sol_B.t),
        Wronskian_drift=W_drift,
        # Method C
        N_pivot_T=N_pivot_T,
        d_ln_eps_dN_pivot=res_C['d_ln_eps_dN_pivot'],
        # Aggregate
        N_pivot_scalar=N_pivot_scalar,
        x_at_N_end=x_at_end,
        F_amp_rel_diff=F_amp_rel_diff,
        N_pivot_agreement_pct=N_pivot_agreement_pct,
        # Cross-checks
        cc1_BD_recovery=cc1['F_amp_B_BD'],
        cc1_drift_Wronskian=cc1['drift_Wronskian'],
        cc1_pass=cc1_pass,
        cc2_wkb_pass=cc2_pass,
        cc3_N_turning=cc3['N_turning'],
        cc3_subdominant_ratio=cc3['subdominant_ratio'],
        cc4_Wronskian_drift=W_drift,
        cc4_pass=cc4_pass,
        # Extra: A/B convergence scan (mixed η_H and ε scans)
        scan_kinds=np.array([s[0] for s in scan_data]),
        scan_params=np.array([s[1] for s in scan_data]),
        scan_F_amp_A=np.array([s[2] for s in scan_data]),
        scan_F_amp_B=np.array([s[3] for s in scan_data]),
        scan_rel_diff=np.array([s[4] for s in scan_data]),
        # Verdict
        verdict=verdict,
        verdict_reason=verdict_reason,
        # Reference comparisons
        N_pivot_S77=N_PIVOT_S77,
        F_amp_S77=F_AMP_S77,
    )
    print(f"\nData saved: {npz_path}")

    # --------------------------------------------------------
    # Plot: three-method agreement + integrator benchmark
    # --------------------------------------------------------
    fig, axes = plt.subplots(2, 2, figsize=(12, 10))

    # Panel (0,0): N_pivot comparison
    ax = axes[0, 0]
    labels = ['Method A\n(MS conformal)', 'Method B\n(R, e-folds)', 'Method C\n(tensor)']
    values = [N_pivot_A, N_pivot_B, N_pivot_C_val]
    colors = ['tab:blue', 'tab:orange', 'tab:green']
    ax.bar(labels, values, color=colors, alpha=0.7)
    ax.axhline(N_PIVOT_S77, color='k', linestyle='--', label=f'S77 ref = {N_PIVOT_S77}')
    ax.set_ylabel('N_pivot (e-folds)')
    ax.set_title('Panel A: N_pivot agreement across three methods')
    ax.legend()
    ax.grid(True, alpha=0.3)

    # Panel (0,1): F_amp (log scale)
    ax = axes[0, 1]
    F_values = [res_A['F_amp_A'], F_amp_B, np.nan]   # Method C is tensor, not scalar power
    ax.bar(['Method A', 'Method B'], [res_A['F_amp_A'], F_amp_B],
           color=['tab:blue', 'tab:orange'], alpha=0.7)
    ax.set_ylabel('F_amp (power ratio)')
    ax.set_title(f"Panel B: F_amp agreement (rel diff = {F_amp_rel_diff*100:.2f}%)")
    ax.grid(True, alpha=0.3)

    # Panel (1,0): BD benchmark integrator drift
    ax = axes[1, 0]
    benchmarks = ['BD recovery\n|F-1|', 'Wronskian\ndrift', 'dS benchmark\ndrift']
    bench_vals = [abs(cc1['F_amp_B_BD'] - 1.0), W_drift, cc1['drift_Wronskian']]
    thresholds = [1e-3, 1e-2, DS_DRIFT_BOUND]
    for i, (v, t, lab) in enumerate(zip(bench_vals, thresholds, benchmarks)):
        color = 'tab:green' if v < t else 'tab:red'
        ax.bar([lab], [v], color=color, alpha=0.7)
        ax.axhline(t, color='k', linestyle=':', alpha=0.5)
    ax.set_yscale('log')
    ax.set_ylabel('drift / rel deviation')
    ax.set_title('Panel C: Integrator benchmarks (thresholds dotted)')
    ax.grid(True, alpha=0.3)

    # Panel (1,1): ε-scan convergence (decisive root-cause diagnostic)
    ax = axes[1, 1]
    eps_scan_pts = [s for s in scan_data if s[0] == 'eps']
    eps_vals_plot = [s[1] for s in eps_scan_pts]
    rel_diff_pts = [s[4]*100 for s in eps_scan_pts]
    ax.loglog(eps_vals_plot, rel_diff_pts, 'o-', color='tab:red', markersize=10, linewidth=2)
    # O(ε) reference line
    eps_ref = np.array(eps_vals_plot)
    ref_line = rel_diff_pts[0] * (eps_ref/eps_vals_plot[0])
    ax.loglog(eps_ref, ref_line, '--', color='gray', alpha=0.7, label='O(ε) reference')
    ax.set_xlabel('ε₀ (slow-roll)')
    ax.set_ylabel('F_amp A/B rel. diff. (%)')
    ax.set_title('Panel D: ε-scan convergence — residual ∝ ε (root cause)')
    ax.legend()
    ax.grid(True, which='both', alpha=0.3)

    plt.suptitle(f'S78-W1-B NORM-INDEP-VERIFY: VERDICT = {verdict}', fontsize=14)
    plt.tight_layout()
    png_path = os.path.join(out_dir, "s78_norm_indep_verify.png")
    plt.savefig(png_path, dpi=120)
    print(f"Plot saved: {png_path}")

    # --------------------------------------------------------
    # Append gate verdict line (append-only)
    # --------------------------------------------------------
    verdict_line = (
        f"S78-W1-B-NORM-INDEP-VERIFY: {verdict} — "
        f"(N_pivot_A={N_pivot_A:.4f}, N_pivot_B={N_pivot_B:.4f}, N_pivot_C={N_pivot_C_val:.4f}), "
        f"F_amp agreement={F_amp_rel_diff*100:.2f}%, (SCHEME-INDEPENDENT,POWER-RATIO,L_max=10)"
    )
    verdicts_path = os.path.join(out_dir, "s78_gate_verdicts.txt")
    with open(verdicts_path, "a") as f:
        f.write(verdict_line + "\n")
    print(f"\nAppended to {verdicts_path}:")
    print(f"  {verdict_line}")

    # --------------------------------------------------------
    # Report structure
    # --------------------------------------------------------
    elapsed = time.time() - t0
    print(f"\nTotal elapsed: {elapsed:.2f}s")

    # Return dict for shell filling
    return {
        'verdict': verdict,
        'verdict_reason': verdict_reason,
        'N_pivot_A': N_pivot_A,
        'N_pivot_B': N_pivot_B,
        'N_pivot_C': N_pivot_C_val,
        'F_amp_A': res_A['F_amp_A'],
        'F_amp_B': F_amp_B,
        'F_amp_rel_diff': F_amp_rel_diff,
        'x_at_N_end': x_at_end,
        'wkb_max_adiab': wkb_max,
        'cc1_BD_recovery': cc1['F_amp_B_BD'],
        'cc1_drift_Wronskian': cc1['drift_Wronskian'],
        'cc2_pass': cc2_pass,
        'cc3_subdominant_ratio': cc3['subdominant_ratio'],
        'cc4_Wronskian_drift': W_drift,
        'npz_path': npz_path,
        'png_path': png_path,
        'verdict_line': verdict_line,
    }


if __name__ == "__main__":
    result = main()
